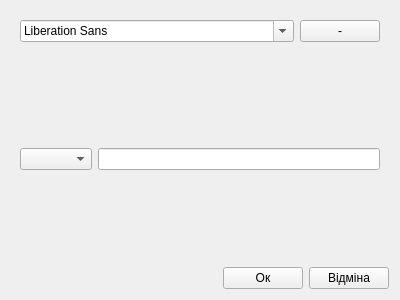
<?xml version="1.0" encoding="UTF-8"?>
<ui version="4.0">
 <class>SpecialityRepairForm</class>
 <widget class="QWidget" name="SpecialityRepairForm">
  <property name="geometry">
   <rect>
    <x>0</x>
    <y>0</y>
    <width>400</width>
    <height>300</height>
   </rect>
  </property>
  <property name="windowTitle">
   <string>Form</string>
  </property>
  <layout class="QVBoxLayout" name="verticalLayout">
   <item>
    <widget class="QWidget" name="widget" native="true">
     <property name="sizePolicy">
      <sizepolicy hsizetype="Preferred" vsizetype="Maximum">
       <horstretch>0</horstretch>
       <verstretch>0</verstretch>
      </sizepolicy>
     </property>
     <layout class="QHBoxLayout" name="horizontalLayout">
      <item>
       <widget class="QFontComboBox" name="findComboBox"/>
      </item>
      <item>
       <widget class="QPushButton" name="ButtonDelete">
        <property name="sizePolicy">
         <sizepolicy hsizetype="Maximum" vsizetype="Fixed">
          <horstretch>0</horstretch>
          <verstretch>0</verstretch>
         </sizepolicy>
        </property>
        <property name="text">
         <string>-</string>
        </property>
       </widget>
      </item>
     </layout>
    </widget>
   </item>
   <item>
    <widget class="QWidget" name="widget_2" native="true">
     <layout class="QHBoxLayout" name="horizontalLayout_3">
      <item>
       <widget class="QComboBox" name="comboBoxDepartments"/>
      </item>
      <item>
       <widget class="QLineEdit" name="lineEditInput"/>
      </item>
     </layout>
    </widget>
   </item>
   <item>
    <widget class="QWidget" name="widget_3" native="true">
     <property name="sizePolicy">
      <sizepolicy hsizetype="Preferred" vsizetype="Maximum">
       <horstretch>0</horstretch>
       <verstretch>0</verstretch>
      </sizepolicy>
     </property>
     <layout class="QHBoxLayout" name="horizontalLayout_2">
      <property name="leftMargin">
       <number>0</number>
      </property>
      <property name="topMargin">
       <number>0</number>
      </property>
      <property name="rightMargin">
       <number>0</number>
      </property>
      <property name="bottomMargin">
       <number>0</number>
      </property>
      <item>
       <spacer name="horizontalSpacer">
        <property name="orientation">
         <enum>Qt::Horizontal</enum>
        </property>
        <property name="sizeHint" stdset="0">
         <size>
          <width>207</width>
          <height>20</height>
         </size>
        </property>
       </spacer>
      </item>
      <item>
       <widget class="QPushButton" name="ButtonOk">
        <property name="text">
         <string>Ок</string>
        </property>
       </widget>
      </item>
      <item>
       <widget class="QPushButton" name="ButtonCancel">
        <property name="text">
         <string>Відміна</string>
        </property>
       </widget>
      </item>
     </layout>
    </widget>
   </item>
  </layout>
 </widget>
 <resources/>
 <connections/>
</ui>
